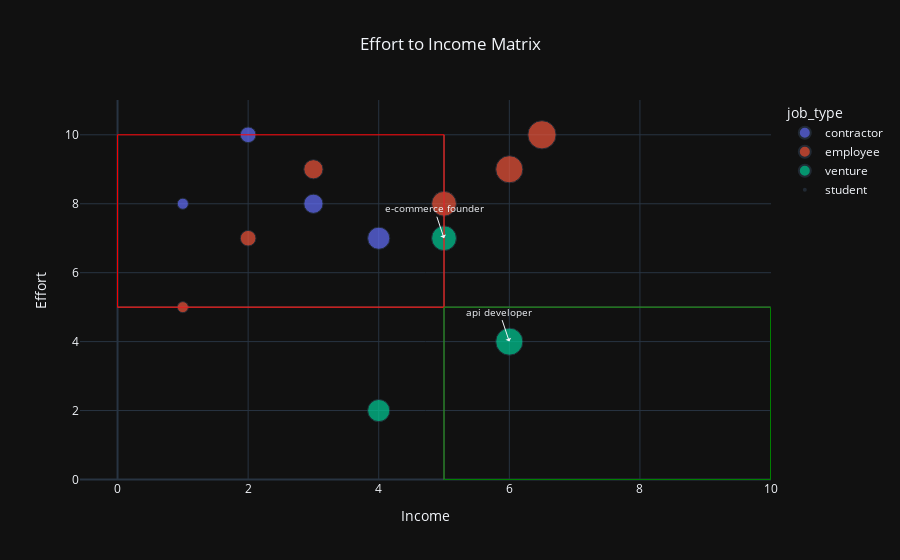

Notebook cell for this chart:
### Code cell
import plotly.express as px

# Scatter plot using Plotly
fig = px.scatter(
    df, 
    x='income', 
    y='effort', 
    color='job_type', 
    hover_name='job_title',
    # animation_frame='year',
    size='income',
    template='plotly_dark',
    title='Effort to Income Matrix'
    )

# Layout customization
fig.update_layout(
    title={
        'text': 'Effort to Income Matrix',
        'x': 0.5, # title centered
        'xanchor': 'center' # title centered
    },
    xaxis_title='Income',
    yaxis_title='Effort',
    shapes=[
        dict(
            type='line',
            x0=0,
            x1=10,
            y0=5,
            y1=5,
            line=dict(color='gray', width=1)
        ),
        dict(
            type='line',
            x0=5,
            x1=5,
            y0=0,
            y1=10,
            line=dict(color='gray', width=1)
        )
    ]
)

fig.add_shape(
    type='rect',
    x0=0,
    y0=5,
    x1=5,
    y1=10,
    line=dict(color='red', width=1), # Adjust the width for the outline
    fillcolor='rgba(0,0,0,0)' # Set fill color to transparent
)
fig.add_shape(
    type='rect',
    x0=5,
    y0=0,
    x1=10,
    y1=5,
    line=dict(color='green', width=1), # Adjust the width for the outline
    fillcolor='rgba(0,0,0,0)' # Set fill color to transparent
)

fig.update_traces(marker=dict(size=10), selector=dict(mode='markers+lines'), frame=True)

# Filter the data for records where the index is >= 3
filtered_df = df[df.index >= 12]

# Add text labels for the filtered records
for i, row in filtered_df.iterrows():
    fig.add_annotation(
        x=row["income"],
        y=row["effort"],
        text=row["job_title"],
        showarrow=True,
        arrowhead=1,
        font=dict(size=10),
    )

# Customize the layout
fig.update_traces(textposition="top center")

fig.show()

### Figure 1 — Plotly figure (JSON) as saved in the notebook; plotly's stock layout.template omitted (floating-point values rounded to 4 significant figures)
{"data": [{"hovertemplate": "<b>%{hovertext}</b><br><br>job_type=contractor<br>income=%{marker.size}<br>effort=%{y}<extra></extra>", "hovertext": ["farm hand", "warehouse worker", "web designer", "seo contractor"], "legendgroup": "contractor", "marker": {"color": "#636efa", "size": [1, 2, 3, 4], "sizemode": "area", "sizeref": 0.01625, "symbol": "circle"}, "mode": "markers", "name": "contractor", "orientation": "v", "showlegend": true, "textposition": "top center", "type": "scatter", "x": [1, 2, 3, 4], "xaxis": "x", "y": [8, 10, 8, 7], "yaxis": "y"}, {"hovertemplate": "<b>%{hovertext}</b><br><br>job_type=employee<br>income=%{marker.size}<br>effort=%{y}<extra></extra>", "hovertext": ["pizza delivery", "conservation worker", "demolition", "marketing specialist", "marketing analyst", "sr. analyst"], "legendgroup": "employee", "marker": {"color": "#EF553B", "size": [1, 2, 3, 5, 6, 6.5], "sizemode": "area", "sizeref": 0.01625, "symbol": "circle"}, "mode": "markers", "name": "employee", "orientation": "v", "showlegend": true, "textposition": "top center", "type": "scatter", "x": [1, 2, 3, 5, 6, 6.5], "xaxis": "x", "y": [5, 7, 9, 8, 9, 10], "yaxis": "y"}, {"hovertemplate": "<b>%{hovertext}</b><br><br>job_type=venture<br>income=%{marker.size}<br>effort=%{y}<extra></extra>", "hovertext": ["spirit wear maker", "e-commerce founder", "api developer"], "legendgroup": "venture", "marker": {"color": "#00cc96", "size": [4, 5, 6], "sizemode": "area", "sizeref": 0.01625, "symbol": "circle"}, "mode": "markers", "name": "venture", "orientation": "v", "showlegend": true, "textposition": "top center", "type": "scatter", "x": [4, 5, 6], "xaxis": "x", "y": [2, 7, 4], "yaxis": "y"}, {"hovertemplate": "<b>%{hovertext}</b><br><br>job_type=student<br>income=%{marker.size}<br>effort=%{y}<extra></extra>", "hovertext": ["hoosier"], "legendgroup": "student", "marker": {"color": "#ab63fa", "size": [0], "sizemode": "area", "sizeref": 0.01625, "symbol": "circle"}, "mode": "markers", "name": "student", "orientation": "v", "showlegend": true, "textposition": "top center", "type": "scatter", "x": [0], "xaxis": "x", "y": [10], "yaxis": "y"}], "layout": {"annotations": [{"arrowhead": 1, "font": {"size": 10}, "showarrow": true, "text": "e-commerce founder", "x": 5, "y": 7}, {"arrowhead": 1, "font": {"size": 10}, "showarrow": true, "text": "api developer", "x": 6, "y": 4}], "legend": {"itemsizing": "constant", "title": {"text": "job_type"}, "tracegroupgap": 0}, "shapes": [{"line": {"color": "gray", "width": 1}, "type": "line", "x0": 0, "x1": 10, "y0": 5, "y1": 5}, {"line": {"color": "gray", "width": 1}, "type": "line", "x0": 5, "x1": 5, "y0": 0, "y1": 10}, {"fillcolor": "rgba(0,0,0,0)", "line": {"color": "red", "width": 1}, "type": "rect", "x0": 0, "x1": 5, "y0": 5, "y1": 10}, {"fillcolor": "rgba(0,0,0,0)", "line": {"color": "green", "width": 1}, "type": "rect", "x0": 5, "x1": 10, "y0": 0, "y1": 5}], "title": {"text": "Effort to Income Matrix", "x": 0.5, "xanchor": "center"}, "xaxis": {"anchor": "y", "domain": [0, 1], "title": {"text": "Income"}}, "yaxis": {"anchor": "x", "domain": [0, 1], "title": {"text": "Effort"}}}}
